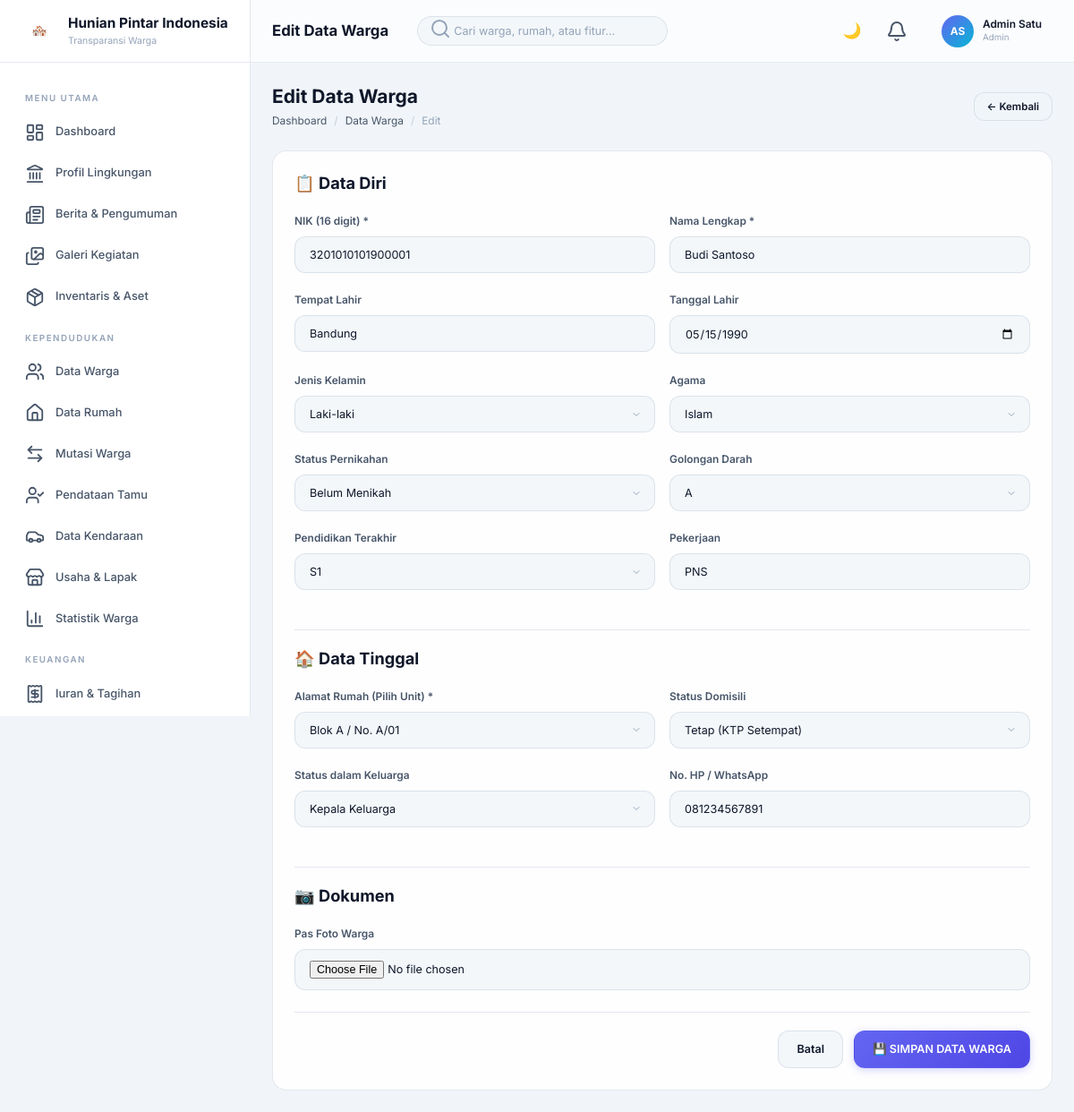
The app's page /warga_form.php?id=1 (signed in) with its own data.
### tables this page shows
CREATE TABLE users (
    id INT AUTO_INCREMENT PRIMARY KEY,
    tenant_id INT,
    name VARCHAR(100) NOT NULL,
    email VARCHAR(100) NOT NULL UNIQUE,
    phone VARCHAR(20),
    password VARCHAR(255) NOT NULL,
    role ENUM('superadmin','admin','pengurus','warga','kolektor','security') NOT NULL DEFAULT 'warga',
    avatar VARCHAR(255),
    resident_id INT DEFAULT NULL,
    is_active TINYINT(1) DEFAULT 1,
    last_login DATETIME,
    created_at TIMESTAMP DEFAULT CURRENT_TIMESTAMP,
    updated_at TIMESTAMP DEFAULT CURRENT_TIMESTAMP ON UPDATE CURRENT_TIMESTAMP,
    FOREIGN KEY (tenant_id) REFERENCES tenants(id) ON DELETE CASCADE
);

CREATE TABLE residents (
    id INT AUTO_INCREMENT PRIMARY KEY,
    tenant_id INT NOT NULL,
    family_id INT,
    house_id INT NOT NULL,
    nik VARCHAR(20),
    full_name VARCHAR(100) NOT NULL,
    gender ENUM('L','P') NOT NULL,
    birth_place VARCHAR(100),
    birth_date DATE,
    religion VARCHAR(30),
    marital_status VARCHAR(30),
    blood_type VARCHAR(5),
    education VARCHAR(50),
    profession VARCHAR(100),
    phone VARCHAR(20),
    photo VARCHAR(255),
    domicile_status ENUM('domisili','domisili_luar','kk_luar') DEFAULT 'domisili',
    family_status VARCHAR(30) DEFAULT 'Anggota',
    is_active TINYINT(1) DEFAULT 1,
    created_at TIMESTAMP DEFAULT CURRENT_TIMESTAMP,
    updated_at TIMESTAMP DEFAULT CURRENT_TIMESTAMP ON UPDATE CURRENT_TIMESTAMP,
    deleted_at DATETIME DEFAULT NULL,
    FOREIGN KEY (tenant_id) REFERENCES tenants(id) ON DELETE CASCADE,
    FOREIGN KEY (family_id) REFERENCES families(id) ON DELETE SET NULL,
    FOREIGN KEY (house_id) REFERENCES houses(id) ON DELETE CASCADE
);

CREATE TABLE houses (
    id INT AUTO_INCREMENT PRIMARY KEY,
    tenant_id INT NOT NULL,
    block_id INT NOT NULL,
    house_number VARCHAR(20) NOT NULL,
    status ENUM('berpenghuni','kosong','dikontrakkan') DEFAULT 'berpenghuni',
    owner_name VARCHAR(100),
    owner_phone VARCHAR(20),
    house_type VARCHAR(50),
    area_m2 DECIMAL(8,2),
    created_at TIMESTAMP DEFAULT CURRENT_TIMESTAMP,
    updated_at TIMESTAMP DEFAULT CURRENT_TIMESTAMP ON UPDATE CURRENT_TIMESTAMP,
    FOREIGN KEY (tenant_id) REFERENCES tenants(id) ON DELETE CASCADE,
    FOREIGN KEY (block_id) REFERENCES blocks(id) ON DELETE CASCADE,
    UNIQUE KEY unique_house_tenant (tenant_id, block_id, house_number)
);

CREATE TABLE blocks (
    id INT AUTO_INCREMENT PRIMARY KEY,
    tenant_id INT NOT NULL,
    block_name VARCHAR(50) NOT NULL,
    description TEXT,
    total_houses INT DEFAULT 0,
    created_at TIMESTAMP DEFAULT CURRENT_TIMESTAMP,
    FOREIGN KEY (tenant_id) REFERENCES tenants(id) ON DELETE CASCADE
);

### classes/Auth.php (called while the page is built, shortened)
<?php
require_once __DIR__ . '/Database.php';
class Auth {
    private static $user = null;
    public static function check() {
        return isset($_SESSION['user_id']);
    }
    public static function user() {
        if (self::$user === null) {
            $db = Database::getInstance();
            self::$user = $db->fetch("SELECT id, tenant_id, name, email, phone, role, avatar, resident_id, last_login, created_at, password FROM users WHERE id = ?", [$_SESSION['user_id']]);
        }
        return self::$user;
    }
    public static function tenantId() {
        return $_SESSION['tenant_id'] ?? null;
    }
}

### classes/Database.php (called while the page is built, shortened)
<?php
class Database {
    private static $instance = null;
    private $pdo;
    private function __construct() {
        $dsn = "mysql:host=" . DB_HOST . ";port=" . DB_PORT . ";dbname=" . DB_NAME . ";charset=" . DB_CHARSET;
        $options = [
            PDO::ATTR_ERRMODE            => PDO::ERRMODE_EXCEPTION,
            PDO::ATTR_DEFAULT_FETCH_MODE => PDO::FETCH_ASSOC,
            PDO::ATTR_EMULATE_PREPARES   => false,
        ];
        try {
            $this->pdo = new PDO($dsn, DB_USER, DB_PASS, $options);
        } catch (PDOException $e) {
            die('Database connection failed: ' . $e->getMessage());
        }
    }
    public static function getInstance() {
        if (self::$instance === null) {
            self::$instance = new self();
        }
        return self::$instance;
    }
    public function query($sql, $params = []) {
        $stmt = $this->pdo->prepare($sql);
        $stmt->execute($params);
        return $stmt;
    }
    public function fetch($sql, $params = []) {
        return $this->query($sql, $params)->fetch();
    }
    public function fetchAll($sql, $params = []) {
        return $this->query($sql, $params)->fetchAll();
    }
}

### warga_form.php (the view, shortened to what this page needs)
<?php
require_once 'classes/Auth.php';
require_once 'classes/Database.php';
$tenant_id = Auth::tenantId();
$db = Database::getInstance();
$id = isset($_GET['id']) ? (int)$_GET['id'] : 0;
$mode = $id ? 'Edit' : 'Tambah';
$pageTitle = $mode . ' Data Warga';
$warga = [];
if ($id) {
    $warga = $db->fetch("SELECT * FROM residents WHERE id = ? AND tenant_id = ?", [$id, $tenant_id]);
}
$houses = $db->fetchAll("
    SELECT h.id, h.house_number, b.block_name
    FROM houses h
    JOIN blocks b ON h.block_id = b.id
    WHERE h.tenant_id = ?
    ORDER BY b.block_name, h.house_number
", [$tenant_id]);
?>
<?php include 'includes/header.php'; ?>
<div class="app-layout">
  <?php include 'includes/sidebar.php'; ?>
  <div class="main-wrapper">
    <?php include 'includes/topbar.php'; ?>
    <main class="main-content">
      <div class="page-header">
        <div>
          <h1><?= $mode ?> Data Warga</h1>
          <div class="breadcrumb">
            <a href="index.php">Dashboard</a><span class="separator">/</span>
            <a href="warga.php">Data Warga</a><span class="separator">/</span>
            <span><?= $mode ?></span>
          </div>
        </div>
        <a href="warga.php" class="btn btn-secondary btn-sm">← Kembali</a>
      </div>
      <form method="POST" enctype="multipart/form-data" class="card" style="padding:24px;">
        <h3 style="margin-bottom:20px;">📋 Data Diri</h3>
        <div class="form-row">
            <div class="form-group">
              <label class="form-label">NIK (16 digit) *</label>
              <input type="text" name="nik" class="form-control" placeholder="3201xxxxxxxxxxxx" maxlength="16" value="<?= $warga['nik'] ?? '' ?>" required>
            </div>
            <div class="form-group">
              <label class="form-label">Nama Lengkap *</label>
              <input type="text" name="full_name" class="form-control" placeholder="Nama sesuai KTP" value="<?= $warga['full_name'] ?? '' ?>" required>
            </div>
        </div>
        <div class="form-row">
          <div class="form-group">
            <label class="form-label">Tempat Lahir</label>
            <input type="text" name="birth_place" class="form-control" placeholder="Contoh: Jakarta" value="<?= $warga['birth_place'] ?? '' ?>">
          </div>
          <div class="form-group">
            <label class="form-label">Tanggal Lahir</label>
            <input type="date" name="birth_date" class="form-control" value="<?= $warga['birth_date'] ?? '' ?>">
          </div>
        </div>
        <div class="form-row">
          <div class="form-group">
            <label class="form-label">Jenis Kelamin</label>
            <select name="gender" class="form-control">
                <option value="L" <?= ($warga['gender'] ?? '') == 'L' ? 'selected' : '' ?>>Laki-laki</option>
            </select>
          </div>
          <div class="form-group">
            <label class="form-label">Agama</label>
            <select name="religion" class="form-control">
                <?php foreach(['Islam','Kristen','Katolik','Hindu','Buddha','Konghucu'] as $r): ?>
                <option value="<?= $r ?>" <?= ($warga['religion'] ?? '') == $r ? 'selected' : '' ?>><?= $r ?></option>
                <?php endforeach; ?>
            </select>
          </div>
        </div>
        <div class="form-row">
          <div class="form-group">
            <label class="form-label">Status Pernikahan</label>
            <select name="marital_status" class="form-control">
                <option value="single" <?= ($warga['marital_status'] ?? '') == 'single' ? 'selected' : '' ?>>Belum Menikah</option>
            </select>
          </div>
          <div class="form-group">
            <label class="form-label">Golongan Darah</label>
            <select name="blood_type" class="form-control">
                <?php foreach(['-','A','B','AB','O'] as $bt): ?>
                <option value="<?= $bt ?>" <?= ($warga['blood_type'] ?? '') == $bt ? 'selected' : '' ?>><?= $bt ?></option>
                <?php endforeach; ?>
            </select>
          </div>
        </div>
        <div class="form-row">
          <div class="form-group">
            <label class="form-label">Pendidikan Terakhir</label>
            <select name="education" class="form-control">
                <?php foreach(['SD','SMP','SMA/SMK','D3','S1','S2','S3','Lainnya'] as $ed): ?>
                <option value="<?= $ed ?>" <?= ($warga['education'] ?? '') == $ed ? 'selected' : '' ?>><?= $ed ?></option>
                <?php endforeach; ?>
            </select>
          </div>
          <div class="form-group">
            <label class="form-label">Pekerjaan</label>
            <input type="text" name="profession" class="form-control" placeholder="Pekerjaan" value="<?= $warga['profession'] ?? '' ?>">
          </div>
        </div>
        <h3 style="margin:24px 0 20px;padding-top:20px;border-top:1px solid var(--border-color);">🏠 Data Tinggal</h3>
        <div class="form-row">
          <div class="form-group">
            <label class="form-label">Alamat Rumah (Pilih Unit) *</label>
            <select name="house_id" class="form-control" required>
                <?php foreach($houses as $h): ?>
                <option value="<?= $h['id'] ?>" <?= ($warga['house_id'] ?? '') == $h['id'] ? 'selected' : '' ?>>
                    <?= htmlspecialchars($h['block_name'] . ' / No. ' . $h['house_number']) ?>
                </option>
                <?php endforeach; ?>
            </select>
          </div>
          <div class="form-group">
            <label class="form-label">Status Domisili</label>
            <select name="domicile_status" class="form-control">
                <option value="domisili" <?= ($warga['domicile_status'] ?? '') == 'domisili' ? 'selected' : '' ?>>Tetap (KTP Setempat)</option>
            </select>
          </div>
        </div>
        <div class="form-row">
          <div class="form-group">
            <label class="form-label">Status dalam Keluarga</label>
            <select name="family_status" class="form-control">
                <option value="kepala_keluarga" <?= ($warga['family_status'] ?? '') == 'kepala_keluarga' ? 'selected' : '' ?>>Kepala Keluarga</option>
            </select>
          </div>
          <div class="form-group">
            <label class="form-label">No. HP / WhatsApp</label>
            <input type="tel" name="phone" class="form-control" placeholder="08xxxxxxxxxx" value="<?= $warga['phone'] ?? '' ?>">
          </div>
        </div>
        <h3 style="margin:24px 0 20px;padding-top:20px;border-top:1px solid var(--border-color);">📷 Dokumen</h3>
        <div class="form-group">
          <label class="form-label">Pas Foto Warga</label>
          <input type="file" name="photo" class="form-control" accept="image/*">
        </div>
        <div style="display:flex;justify-content:flex-end;gap:12px;margin-top:24px;padding-top:20px;border-top:1px solid var(--border-color);">
          <a href="warga.php" class="btn btn-secondary">Batal</a>
          <button type="submit" class="btn btn-primary">💾 SIMPAN DATA WARGA</button>
        </div>
      </form>
    </main>
  </div>
</div>
<?php include 'includes/footer.php'; ?>

### includes/topbar.php (shortened to what this page needs)
<?php
$user = Auth::user();
$initials = '';
if ($user) {
    $parts = explode(' ', $user['name']);
    $initials = strtoupper(substr($parts[0], 0, 1) . (isset($parts[1]) ? substr($parts[1], 0, 1) : ''));
}
$roleLabels = ['superadmin' => 'Superadmin', 'admin' => 'Admin', 'pengurus' => 'Pengurus', 'warga' => 'Warga', 'kolektor' => 'Kolektor', 'security' => 'Security'];
$roleLabel = $roleLabels[$user['role'] ?? 'warga'] ?? 'Warga';
?>
<header class="topbar" id="topbar">
  <div class="topbar-left">
    <h1 class="topbar-title"><?= htmlspecialchars($pageTitle ?? 'Dashboard') ?></h1>
    <div class="topbar-search">
      <span class="search-icon"><i data-lucide="search"></i></span>
      <input type="text" placeholder="Cari warga, rumah, atau fitur..." id="globalSearch">
    </div>
  </div>
  <div class="topbar-right">
    <button class="topbar-btn" id="darkModeToggle" title="Toggle Theme">🌙</button>
    <div style="position:relative; display:flex; align-items:center;">
      <button class="topbar-btn" id="notifBtn" title="Notifikasi">
        <i data-lucide="bell"></i>
      </button>
    </div>
    <div class="user-menu" id="userMenu" style="cursor:pointer; position:relative; margin-left:15px;">
      <?php if ($user['avatar'] && file_exists($user['avatar'])): ?>
        <img src="<?= $user['avatar'] ?>" class="user-avatar" style="object-fit:cover;">
      <?php else: ?>
        <div class="user-avatar"><?= $initials ?></div>
      <?php endif; ?>
      <div class="user-info"><span class="user-name"><?= htmlspecialchars($user['name'] ?? 'User') ?></span><span class="user-role"><?= $roleLabel ?></span></div>
    </div>
  </div>
</header>

### records on screen
users: name "AS", name "Admin Satu", role "Admin"
residents: nik "3201010101900001", full_name "Budi Santoso", birth_place "Bandung", birth_date "05/15/1990", gender "Laki-laki", religion "Islam", blood_type "A", education "S1", profession "PNS", house_id "Blok A / No. A/01", domicile_status "Tetap (KTP Setempat)", phone "081234567891"

### other values on screen
$GLOBAL_SETTINGS['app_name'] "Hunian Pintar Indonesia"
$pageTitle "Edit Data Warga"
$mode "Edit"
